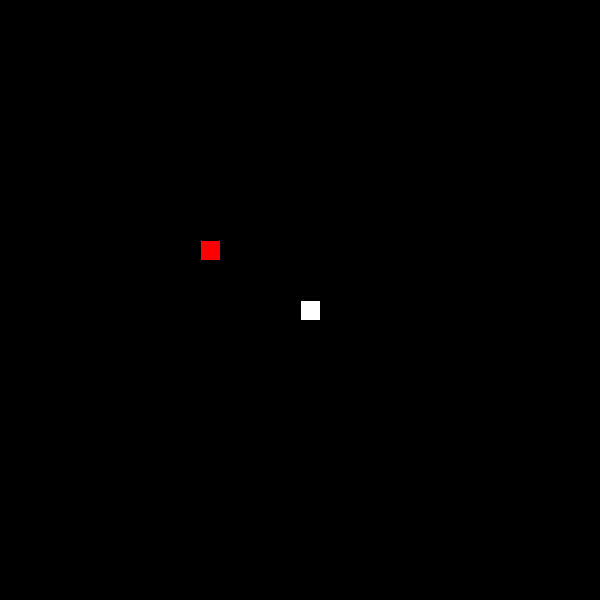
Frame 1 (no input)
Frame 60 (the mouse pressed at the canvas centre just before this capture): identical to frame 1, image omitted
Frame 120 (the mouse held since frame 60 and released just before this capture): identical to frame 1, image omitted

The Processing sketch that drew this single still picture (run headless with seeded random() and noise(); from frame 60 on, the mouse is pressed at the canvas centre):

// Processing sketch: KelseyHodge_FinalProject
// ── KelseyHodge_FinalProject.pde
/*
Kelsey Hodge
 Snake Game
 */
Snake snake1 = new Snake();
boolean gameover = false;
int xapple, yapple;
void setup() {
  size(600, 600);
  background(0);
}

void startGame() {
  if (key == ' ') {
    snake1.x1=snake1.x1+2;
  }
}

void endGame() {
  if (snake1.x1>width||snake1.y1>height||snake1.x1<(width-width)||snake1.y1<(height%height)) {
    gameover=true;
    textSize(30);
    fill(255);
    text("GAME OVER", width/3, height/2);
  }
}

void drawApple(){
  if(!gameover){
  xapple =10;
  yapple=12;
  fill(255,0,0);
  rect(xapple*snake1.bodySize,yapple*snake1.bodySize,snake1.bodySize,snake1.bodySize);
  }
}


void draw() {
  //background(0);
  startGame(); 
  snake1.drawSnake();
  snake1.moveSnake();
  drawApple();
  endGame();
}
// ── Snake.pde


class Snake {
  //members- variables of class

  int x1, y1;

  int bodySize;


  //constructor- intializes the variables or the settnigs of the object that the class creates 
  Snake() {

    x1=300;
    y1=300;
    bodySize= 20;
  }
  //methods- functions 

  void drawSnake() {
    background(0);
    moveSnake();
    fill(255);
    rect(x1, y1, bodySize, bodySize);
  }

  void moveSnake() {

    if (key==CODED)
    {
      if (keyCode==UP)
      {
        y1=y1-2;
      }
      if (keyCode==DOWN)
      {
        y1=y1+2;
      }
      if (keyCode==RIGHT)
      {
        x1=x1+2;
      }
      if (keyCode==LEFT)
      {
        x1=x1-2;
        ;
      }
    }
  }
}
